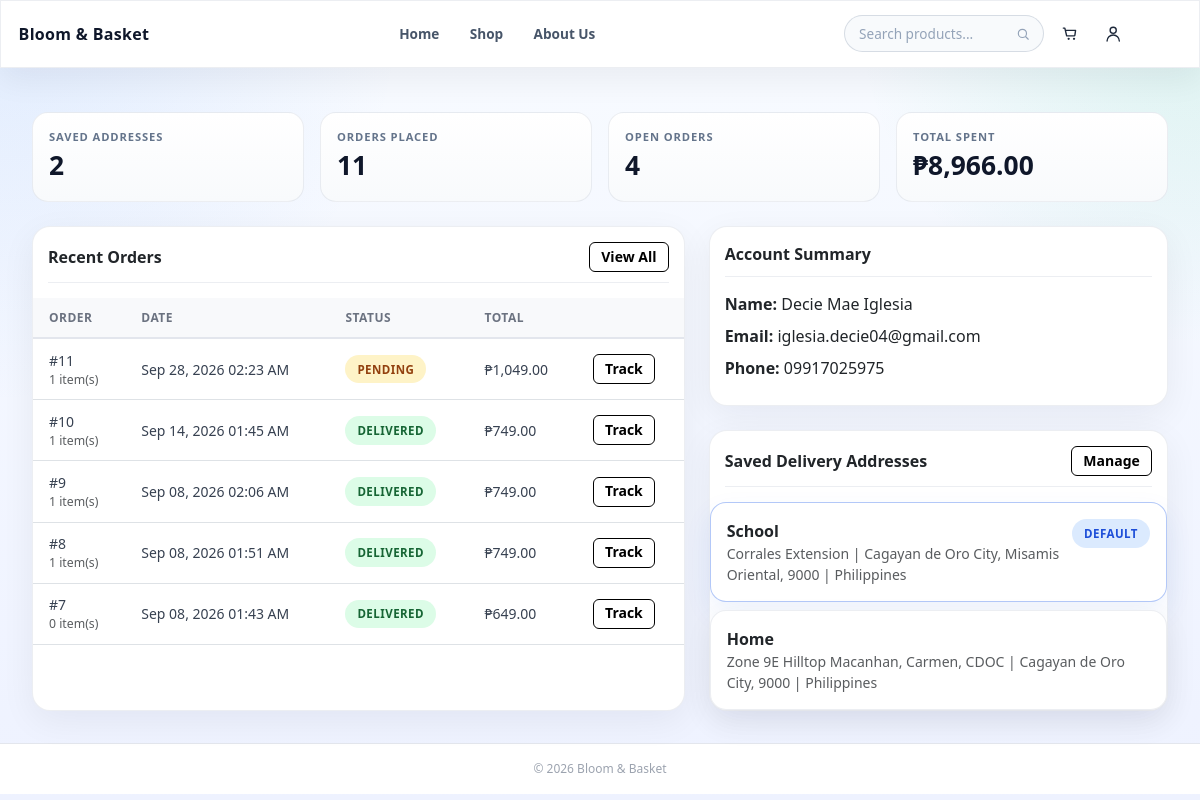
Screenshot of /customer_dashboard.php (signed in) with the database file from the repository.
### tables this page shows
CREATE TABLE `orders` (
  `order_id` int(11) NOT NULL AUTO_INCREMENT,
  `user_id` int(11) NOT NULL,
  `order_date` timestamp NOT NULL DEFAULT current_timestamp(),
  `total_amount` decimal(10,2) NOT NULL,
  `status` varchar(20) NOT NULL DEFAULT 'Pending',
  `shipping_address` text DEFAULT NULL,
  `payment_method` varchar(50) DEFAULT NULL,
  `payment_status` varchar(20) DEFAULT NULL,
  `shipping_fee` decimal(10,2) DEFAULT 0.00,
  PRIMARY KEY (`order_id`),
  KEY `fk_orders_user` (`user_id`),
  CONSTRAINT `fk_orders_user` FOREIGN KEY (`user_id`) REFERENCES `users` (`user_id`) ON DELETE CASCADE ON UPDATE CASCADE
);

CREATE TABLE `users` (
  `user_id` int(11) NOT NULL AUTO_INCREMENT,
  `first_name` varchar(50) NOT NULL,
  `last_name` varchar(50) NOT NULL,
  `email` varchar(100) NOT NULL,
  `password` varchar(255) NOT NULL,
  `phone_number` varchar(20) DEFAULT NULL,
  `created_at` timestamp NOT NULL DEFAULT current_timestamp(),
  PRIMARY KEY (`user_id`),
  UNIQUE KEY `email` (`email`)
);

CREATE TABLE `customer_addresses` (
  `address_id` int(11) NOT NULL AUTO_INCREMENT,
  `user_id` int(11) NOT NULL,
  `label` varchar(50) NOT NULL,
  `recipient_name` varchar(100) NOT NULL,
  `phone_number` varchar(20) NOT NULL,
  `address_line1` varchar(150) NOT NULL,
  `address_line2` varchar(150) DEFAULT NULL,
  `city` varchar(100) NOT NULL,
  `state` varchar(100) DEFAULT NULL,
  `postal_code` varchar(20) DEFAULT NULL,
  `country` varchar(100) NOT NULL DEFAULT 'Philippines',
  `is_default` tinyint(1) NOT NULL DEFAULT 0,
  `created_at` timestamp NOT NULL DEFAULT current_timestamp(),
  `updated_at` timestamp NOT NULL DEFAULT current_timestamp() ON UPDATE current_timestamp(),
  PRIMARY KEY (`address_id`),
  KEY `fk_customer_addresses_user` (`user_id`)
);

### includes/customer_system.php (called while the page is built, shortened)
<?php
function currentCustomerId(): ?int
{
    return !empty($_SESSION['customer_user_id']) ? (int)$_SESSION['customer_user_id'] : null;
}
function fetchCurrentCustomer(mysqli $conn): ?array
{
    $customerId = currentCustomerId();
    $stmt = $conn->prepare('SELECT user_id, first_name, last_name, email, phone_number, created_at FROM users WHERE user_id = ?');
    $stmt->bind_param('i', $customerId);
    $stmt->execute();
    $result = $stmt->get_result();
    $customer = $result ? $result->fetch_assoc() : null;
    return $customer ?: null;
}
function customerAddresses(mysqli $conn, int $customerId): array
{
    $stmt = $conn->prepare(
        'SELECT address_id, user_id, label, recipient_name, phone_number, address_line1, address_line2, city, state, postal_code, country, is_default, created_at
         FROM customer_addresses
         WHERE user_id = ?
         ORDER BY is_default DESC, created_at DESC'
    );
    $stmt->bind_param('i', $customerId);
    $stmt->execute();
    $result = $stmt->get_result();
    $addresses = $result ? $result->fetch_all(MYSQLI_ASSOC) : [];
    return $addresses;
}
function addressSnapshot(array $address): string
{
    $parts = [];
    $line1 = trim((string)($address['address_line1'] ?? ''));
    $line2 = trim((string)($address['address_line2'] ?? ''));
    $city = trim((string)($address['city'] ?? ''));
    $state = trim((string)($address['state'] ?? ''));
    $postal = trim((string)($address['postal_code'] ?? ''));
    $country = trim((string)($address['country'] ?? 'Philippines'));
    $streetParts = array_filter(
        [$line1, $line2],
        static fn($value) => $value !== ''
    );
    if (!empty($streetParts)) {
        $parts[] = implode(', ', $streetParts);
    }
    $localParts = array_filter(
        [$city, $state, $postal],
        static fn($value) => $value !== ''
    );
    if (!empty($localParts)) {
        $parts[] = implode(', ', $localParts);
    }
    if ($country !== '') {
        $parts[] = $country;
    }
    return implode(' | ', $parts);
}
function orderStatusBadgeClass(string $status): string
{
    return match (strtolower(trim($status))) {
        'confirmed' => 'status-confirmed',
        'processing' => 'status-processing',
        'shipped' => 'status-shipped',
        'delivered' => 'status-delivered',
        'cancelled' => 'status-cancelled',
        default => 'status-pending',
    };
}

### customer_dashboard.php (the view, shortened to what this page needs)
<?php
require_once 'config/db.php';
require_once 'includes/customer_system.php';
$conn = getConnection();
$customer = fetchCurrentCustomer($conn);
$customerId = (int)$customer['user_id'];
$stmt = $conn->prepare('SELECT COUNT(*) AS total FROM customer_addresses WHERE user_id = ?');
$stmt->bind_param('i', $customerId);
$stmt->execute();
$addressCount = (int)($stmt->get_result()->fetch_assoc()['total'] ?? 0);
$stmt = $conn->prepare('SELECT COUNT(*) AS total FROM orders WHERE user_id = ?');
$stmt->bind_param('i', $customerId);
$stmt->execute();
$orderCount = (int)($stmt->get_result()->fetch_assoc()['total'] ?? 0);
$stmt = $conn->prepare('SELECT COUNT(*) AS total FROM orders WHERE user_id = ? AND status IN ("Pending", "Confirmed", "Processing", "Shipped")');
$stmt->bind_param('i', $customerId);
$stmt->execute();
$activeOrderCount = (int)($stmt->get_result()->fetch_assoc()['total'] ?? 0);
$stmt = $conn->prepare('SELECT COALESCE(SUM(total_amount), 0) AS total_spent FROM orders WHERE user_id = ? AND status <> "Cancelled"');
$stmt->bind_param('i', $customerId);
$stmt->execute();
$totalSpent = (float)($stmt->get_result()->fetch_assoc()['total_spent'] ?? 0);
$stmt = $conn->prepare(
    'SELECT o.order_id, o.order_date, o.total_amount, o.status, o.shipping_address,
            COUNT(od.order_detail_id) AS item_count
     FROM orders o
     LEFT JOIN order_details od ON od.order_id = o.order_id
     WHERE o.user_id = ?
     GROUP BY o.order_id, o.order_date, o.total_amount, o.status, o.shipping_address
     ORDER BY o.order_date DESC
     LIMIT 5'
);
$stmt->bind_param('i', $customerId);
$stmt->execute();
$recentOrders = $stmt->get_result()->fetch_all(MYSQLI_ASSOC);
$addresses = customerAddresses($conn, $customerId);
?>
<!DOCTYPE html>
<html lang="en">
<head>
    <link rel="stylesheet" href="https://cdn.jsdelivr.net/npm/bootstrap@5.3.3/dist/css/bootstrap.min.css">
    <link rel="stylesheet" href="assets/style.css">
    <link rel="stylesheet" href="assets/customer.css">
</head>
<body class="customer-ui customer-page">
<?php $customerActivePage = 'dashboard'; require_once 'includes/customer_nav.php'; ?>
<div id="main-content">
    <div class="page-content">
        <div class="row g-3 mb-4">
            <div class="col-md-3">
                <div class="customer-stat h-100">
                    <div class="label">Saved Addresses</div>
                    <div class="value"><?= $addressCount ?></div>
                </div>
            </div>
            <div class="col-md-3">
                <div class="customer-stat h-100">
                    <div class="label">Orders Placed</div>
                    <div class="value"><?= $orderCount ?></div>
                </div>
            </div>
            <div class="col-md-3">
                <div class="customer-stat h-100">
                    <div class="label">Open Orders</div>
                    <div class="value"><?= $activeOrderCount ?></div>
                </div>
            </div>
            <div class="col-md-3">
                <div class="customer-stat h-100">
                    <div class="label">Total Spent</div>
                    <div class="value">₱<?= number_format($totalSpent, 2) ?></div>
                </div>
            </div>
        </div>
        <div class="row g-4">
            <div class="col-lg-7">
                <div class="customer-card h-100">
                    <div class="card-header d-flex justify-content-between align-items-center">
                        <span>Recent Orders</span>
                        <a href="customer_orders.php" class="btn btn-outline-primary btn-sm">View All</a>
                    </div>
                    <div class="card-body p-0">
                        <?php if (empty($recentOrders)): ?>
                            <div class="empty-panel m-3">No orders yet. Place your first order from the cart checkout.</div>
                        <?php else: ?>
                            <div class="table-responsive">
                                <table class="table mb-0 align-middle">
                                    <thead>
                                        <tr>
                                            <th>Order</th>
                                            <th>Date</th>
                                            <th>Status</th>
                                            <th>Total</th>
                                            <th></th>
                                        </tr>
                                    </thead>
                                    <tbody>
                                        <?php foreach ($recentOrders as $order): ?>
                                            <tr>
                                                <td>#<?= (int)$order['order_id'] ?><div class="text-muted small"><?= (int)$order['item_count'] ?> item(s)</div></td>
                                                <td><?= htmlspecialchars(date('M d, Y h:i A', strtotime($order['order_date']))) ?></td>
                                                <td><span class="order-status-badge <?= htmlspecialchars(orderStatusBadgeClass((string)$order['status'])) ?>"><?= htmlspecialchars($order['status']) ?></span></td>
                                                <td>₱<?= number_format((float)$order['total_amount'], 2) ?></td>
                                                <td><a href="customer_order_tracking.php?order_id=<?= (int)$order['order_id'] ?>" class="btn btn-sm btn-outline-primary">Track</a></td>
                                            </tr>
                                        <?php endforeach; ?>
                                    </tbody>
                                </table>
                            </div>
                        <?php endif; ?>
                    </div>
                </div>
            </div>
            <div class="col-lg-5">
                <div class="customer-card mb-4">
                    <div class="card-header">Account Summary</div>
                    <div class="card-body" style="margin-left: 15px; margin-bottom: 25px;">
                        <div class="mb-2"><strong>Name:</strong> <?= htmlspecialchars(trim($customer['first_name'] . ' ' . $customer['last_name'])) ?></div>
                        <div class="mb-2"><strong>Email:</strong> <?= htmlspecialchars($customer['email']) ?></div>
                        <div><strong>Phone:</strong> <?= htmlspecialchars($customer['phone_number'] ?? 'N/A') ?></div>
                    </div>
                </div>
                <div class="customer-card">
                    <div class="card-header d-flex justify-content-between align-items-center">
                        <span>Saved Delivery Addresses</span>
                        <a href="customer_addresses.php" class="btn btn-outline-primary btn-sm">Manage</a>
                    </div>
                    <div class="card-body">
                        <?php if (empty($addresses)): ?>
                            <div class="empty-panel">Add a delivery address before checkout.</div>
                        <?php else: ?>
                            <div class="d-grid gap-2">
                                <?php foreach (array_slice($addresses, 0, 3) as $address): ?>
                                    <div class="address-card <?= !empty($address['is_default']) ? 'default' : '' ?> p-3">
                                        <div class="d-flex justify-content-between align-items-start gap-2">
                                            <div>
                                                <div class="fw-bold"><?= htmlspecialchars($address['label']) ?></div>
                                                <div class="small text-muted"><?= htmlspecialchars(addressSnapshot($address)) ?></div>
                                            </div>
                                            <?php if (!empty($address['is_default'])): ?>
                                                <span class="status-pill status-confirmed">Default</span>
                                            <?php endif; ?>
                                        </div>
                                    </div>
                                <?php endforeach; ?>
                            </div>
                        <?php endif; ?>
                    </div>
                </div>
            </div>
        </div>
    </div>
    <div class="page-footer">
        &copy; <?= date('Y') ?> Bloom &amp; Basket
    </div>
</div>
</body>
</html>

### assets/style.css (style rules this page uses)
body { background-color: #f5f6fa; font-family: 'Segoe UI', system-ui, -apple-system, sans-serif; }
.page-content { flex: 1; padding: 2rem; }
.table thead th { background-color: #f8f9fb; font-size: .75rem; font-weight: 700; letter-spacing: .5px; text-transform: uppercase; color: #6b7280; border-bottom: 2px solid #e3e6ed; padding: .65rem 1rem; }
.table td { font-size: .875rem; color: #374151; padding: .65rem 1rem; vertical-align: middle; }
.btn { display: inline-flex; align-items: center; justify-content: center; gap: .4rem; font-size: .875rem; font-weight: 600; line-height: 1.2; padding: .55rem 1rem; border-radius: 8px; transition: all .18s ease; }
.btn-outline-primary { border-color: #000000; color: #000000; }
.btn-sm { padding: .35rem .7rem; border-radius: 6px; }
.page-footer { padding: 1rem 2rem; font-size: .75rem; color: #9ca3af; border-top: 1px solid #e3e6ed; background: #fff; text-align: center; }

### assets/customer.css (style rules this page uses)
body.customer-ui { background: radial-gradient(circle at top left, rgba(59, 130, 246, .12), transparent 28%), radial-gradient(circle at top right, rgba(16, 185, 129, .12), transparent 24%), linear-gradient(180deg, #f8fbff 0%, #eef2ff 100%); }
body.customer-ui.customer-page { --customer-nav-space: 4.5rem; }
body.customer-ui.customer-page #main-content { min-height: 100vh; padding-top: calc(var(--customer-nav-space) + .5rem); }
body.customer-ui.customer-page .page-footer { position: static; background: #fff; }
.customer-card { background: #fff; border: 1px solid rgba(148, 163, 184, .18); border-radius: 18px; box-shadow: 0 10px 35px rgba(15, 23, 42, .06); }
.customer-card .card-header { background: transparent; border-bottom: 1px solid rgba(148, 163, 184, .18); font-weight: 700; margin: 15px; padding-bottom: 10px; }
.customer-stat { border-radius: 16px; padding: 1rem; background: linear-gradient(180deg, #fff, #f8fafc); border: 1px solid rgba(148, 163, 184, .18); }
.customer-stat .label { text-transform: uppercase; letter-spacing: .08em; font-size: .7rem; color: #64748b; font-weight: 700; }
.customer-stat .value { font-size: 1.65rem; font-weight: 800; color: #0f172a; }
.address-card, .order-card, .tracking-card { border: 1px solid rgba(148, 163, 184, .18); border-radius: 16px; background: #fff; box-shadow: 0 10px 30px rgba(15, 23, 42, .05); }
.address-card.default { border-color: rgba(37, 99, 235, .35); box-shadow: 0 12px 28px rgba(37, 99, 235, .08); }
.address-card { padding-left: 1rem; padding-right: 1rem; }
.status-pill, .order-status-badge { display: inline-flex; align-items: center; gap: .35rem; border-radius: 999px; padding: .35rem .75rem; font-size: .72rem; font-weight: 700; letter-spacing: .04em; text-transform: uppercase; }
.status-pending { background: #fef3c7; color: #92400e; }
.status-confirmed { background: #dbeafe; color: #1d4ed8; }
.status-delivered { background: #dcfce7; color: #166534; }

### rows the page displays
orders: order_id "11", item_count "1", order_date "Sep 28, 2026 02:23 AM", status "PENDING", total_amount "1,049.00"
orders: order_id "10", item_count "1", order_date "Sep 14, 2026 01:45 AM", status "DELIVERED", total_amount "749.00"
orders: order_id "9", item_count "1", order_date "Sep 08, 2026 02:06 AM", status "DELIVERED", total_amount "749.00"
orders: order_id "8", item_count "1", order_date "Sep 08, 2026 01:51 AM", status "DELIVERED", total_amount "749.00"
orders: order_id "7", item_count "0", order_date "Sep 08, 2026 01:43 AM", status "DELIVERED", total_amount "649.00"
users: first_name+last_name "Decie Mae Iglesia", email "iglesia.decie04@gmail.com", phone_number "09917025975"
customer_addresses: label "School", address "Corrales Extension | Cagayan de Oro City, Misamis Oriental, 9000 | Philippines", is_default "DEFAULT"
customer_addresses: label "Home", address "Zone 9E Hilltop Macanhan, Carmen, CDOC | Cagayan de Oro City, 9000 | Philippines"

### other values shown
$addressCount "2"
$orderCount "11"
$activeOrderCount "4"
$totalSpent "8,966.00"
